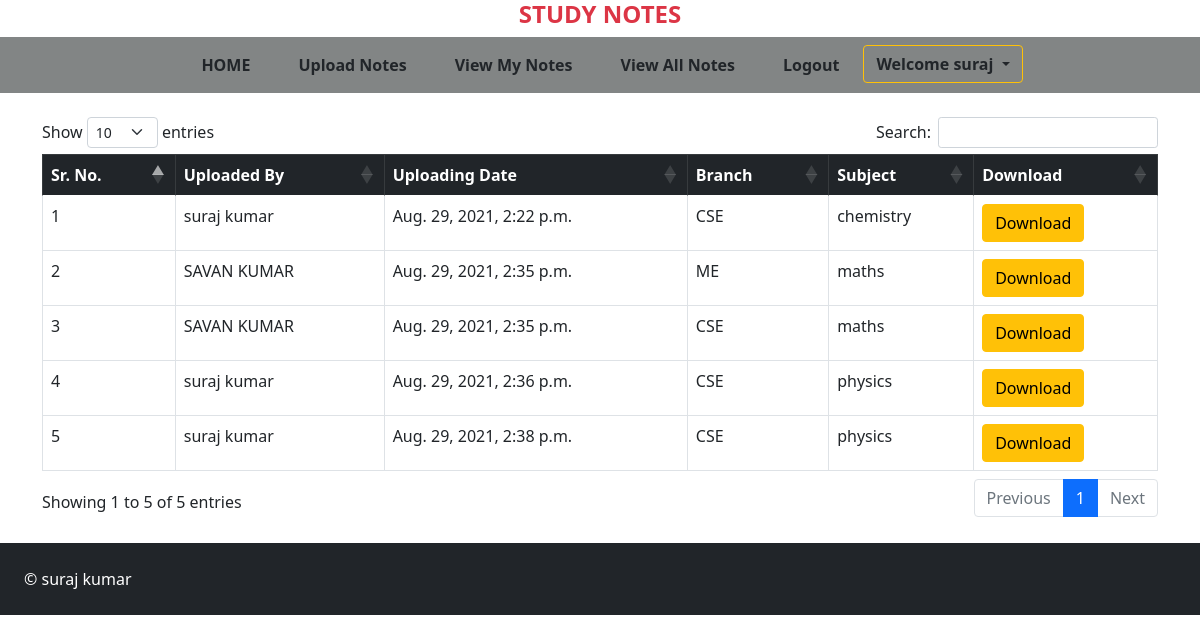
/viewallnotes (signed in), run on the app's committed database.
### app1/models.py (models this page shows, shortened)
class Note(models.Model):
    user=models.ForeignKey(User,on_delete=models.CASCADE)
    uploadingdate=models.DateTimeField(auto_now_add=True)
    branch = models.CharField(max_length=50,choices=branchchoice)
    subject = models.CharField(max_length=50)
    notesfile=models.FileField(upload_to='Notes')
    filetype=models.CharField(max_length=50,choices=filetype)
    description=models.CharField(max_length=200,null=True,blank=True)
    status=models.CharField(max_length=15,default="Pending")

### app1/views.py (the view)
# urls.py: path("viewallnotes",viewallnotes, name="viewallnotes")
@login_required(login_url='login')
def viewallnotes(request):
    fields=Note.objects.filter(status='Accepted')
    return render(request,'viewallnotes.html',{'fields':fields})

### app1/templates/viewallnotes.html
{% extends 'usernav.html' %}
{% block body %}
<div class="container-fluid " >
  <div class="container my-4 table-responsive">
     <table class="table table-bordered " id="example">
        <thead class="table-dark">
          <tr>
            <th scope="col">Sr. No.</th>
            <th scope="col">Uploaded By </th>
            <th scope="col">Uploading Date</th>
            <th scope="col">Branch</th>
            <th scope="col">Subject</th>
            <th scope="col">Download </th>
          </tr>
        </thead>
        <tbody>
          {% for fm in fields %}
          <tr>
            <td>{{forloop.counter}}</td>
            <td>{{fm.user.first_name}} {{fm.user.last_name}}</td>
            <td>{{fm.uploadingdate}}</td>
            <td>{{fm.branch}}</td>
            <td>{{fm.subject}}</td>
            <td><a type="button"  href="{{fm.notesfile.url}}" class="btn btn-warning">Download</a></td>
          </tr>
          {% endfor %}
        </tbody>
      </table>
    </div>
    </div>
{% endblock body %}

### app1/templates/usernav.html (shortened to what this page needs)
<!doctype html>
{% load static %}
<html lang="en">
  <head>
    <link rel="stylesheet" href="https://cdnjs.cloudflare.com/ajax/libs/twitter-bootstrap/5.0.1/css/bootstrap.min.css">
    <link rel="stylesheet" href="https://cdn.datatables.net/1.11.0/css/dataTables.bootstrap5.min.css">
    <link href="https://cdn.jsdelivr.net/npm/bootstrap@5.0.2/dist/css/bootstrap.min.css" rel="stylesheet">
    <link rel="stylesheet" href="{% static 'css/mystyle.css' %}">
  </head>
  <body>
  <h4 class=" fw-bold text-danger text-center ">STUDY NOTES</h4>
    <nav class="navbar navbar-expand-lg " style="background-color:rgb(130, 133, 133);">
  <div class="container-fluid">
    <div class="collapse navbar-collapse" id="navbarSupportedContent">
      <ul class="navbar-nav mx-auto mb-2 mb-lg-0">
        <li class="nav-item mx-3">
          <a class="nav-link fw-bold text-dark my" aria-current="page" href="{% url 'profile' %}">HOME</a>
        </li>
        <li class="nav-item mx-3">
          <a class="nav-link fw-bold text-dark my" href="{% url 'notes' %}">Upload Notes</a>
        </li>
        <li class="nav-item mx-3">
          <a class="nav-link fw-bold text-dark my" href="{% url 'viewnotes' %}">View My Notes</a>
        </li>
        <li class="nav-item mx-3">
          <a class="nav-link fw-bold text-dark my" href="{% url 'viewallnotes' %}">View All Notes</a>
        </li>
        <li class="nav-item mx-3">
          <a class="nav-link fw-bold text-dark my " href="{% url 'logout' %}">Logout</a>
        </li>
        <li class="nav-item dropdown">
          <a class="btn btn-outline-warning dropdown-toggle fw-bold text-dark " href="#" id="navbarDropdown" role="button" data-bs-toggle="dropdown" aria-expanded="false">
            Welcome {{request.user.first_name}}
          </a>
        </li>
    </div>
  </div>
</nav>
    {% block body %}{% endblock body %}
      <div class="d-flex p-4 bd-highlight bg-dark text-white ">&copy suraj kumar</div>
  </body>
</html>

### data on the page
Note: user.first_name "suraj", user.last_name "kumar", uploadingdate "Aug. 29, 2021, 2:22 p.m.", branch "CSE", subject "chemistry"
Note: user.first_name "SAVAN", user.last_name "KUMAR", uploadingdate "Aug. 29, 2021, 2:35 p.m.", branch "ME", subject "maths"
Note: user.first_name "SAVAN", user.last_name "KUMAR", uploadingdate "Aug. 29, 2021, 2:35 p.m.", branch "CSE", subject "maths"
Note: user.first_name "suraj", user.last_name "kumar", uploadingdate "Aug. 29, 2021, 2:36 p.m.", branch "CSE", subject "physics"
Note: user.first_name "suraj", user.last_name "kumar", uploadingdate "Aug. 29, 2021, 2:38 p.m.", branch "CSE", subject "physics"

### other printed values
{{ request.user.first_name }} "suraj"
